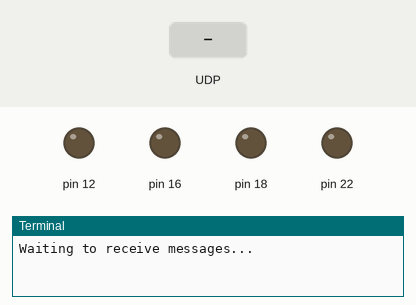
This program was run on a simulated Raspberry Pi (header pin numbers). Parts: output pins drawn as LEDs (lit = HIGH), the last lines printed to the terminal. The inputs (shaded band) are chosen by the test bench.

Above: at 1.2 s.
1.3 s: UDP packet "r" arrives
At 2.5 s:
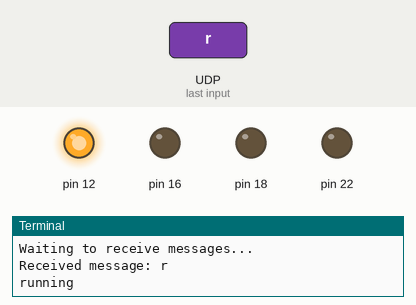
2.8 s: UDP packet "s" arrives
At 3.8 s:
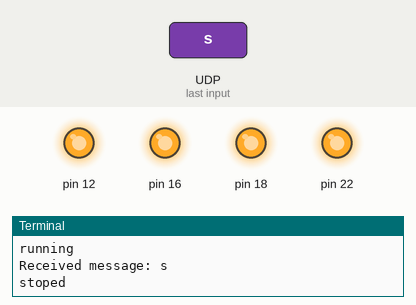
4.3 s: UDP packet "l" arrives
At 4.9 s:
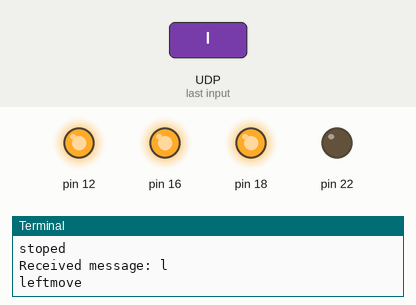
5.8 s: UDP packet "i" arrives
At 7.0 s:
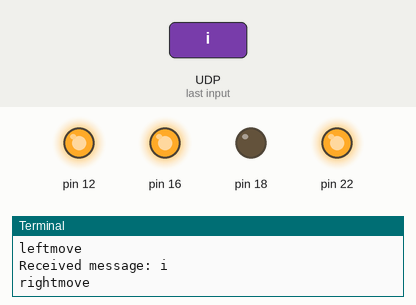
7.3 s: UDP packet "b" arrives
At 8.4 s:
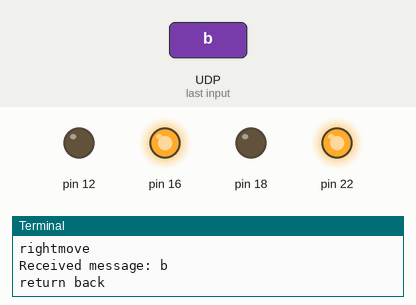
8.8 s: UDP packet "r" arrives
At 9.5 s:
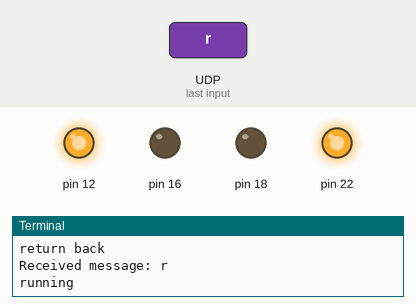
Timing chart, 0 to 11.3 s (numbered marks = the images above; inputs shaded):
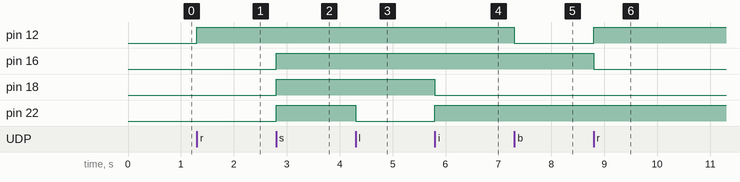

The program:

robot.py
```python
#author : gharsallaoui nader & rami selmi
#comment :
import os
from socket import * # fo socket
import RPi.GPIO as GPIO # to use gpio
import time


def marche():
    GPIO.setup(12, GPIO.OUT)
    GPIO.output(12,True)
    GPIO.setup(16, GPIO.OUT)
    GPIO.output(16,False)
    time.sleep(0.1)

    return
def back():
    GPIO.setup(12, GPIO.OUT)
    GPIO.output(12,False)
    GPIO.setup(16, GPIO.OUT)
    GPIO.output(16,True)
    time.sleep(0.1)
    return
def left():
    GPIO.setup(18, GPIO.OUT)
    GPIO.output(18,True)
    GPIO.setup(22, GPIO.OUT)
    GPIO.output(22,False)
    time.sleep(0.1)
    return
def right():
    GPIO.setup(22, GPIO.OUT)
    GPIO.output(22,True)
    GPIO.setup(18, GPIO.OUT)
    GPIO.output(18,False)
    time.sleep(0.1)
    return
def auto(pin):  #not ready yet
    GPIO.setup(12, GPIO.OUT)
    GPIO.output(12,True)
    GPIO.setup(16, GPIO.OUT)
    GPIO.output(16,False)
    time.sleep(0.1)
    return

def stop():
    GPIO.setup(12, GPIO.OUT)
    GPIO.output(12,True)
    GPIO.setup(16, GPIO.OUT)
    GPIO.output(16,True)
    GPIO.setup(18, GPIO.OUT)
    GPIO.output(18,True)
    GPIO.setup(22, GPIO.OUT)
    GPIO.output(22,True)
    time.sleep(0.1)
    return
GPIO.setmode(GPIO.BOARD)
GPIO.setup(12,GPIO.OUT) #set gpio 12,16,18,22 as outputs
GPIO.setup(16,GPIO.OUT)
GPIO.setup(18,GPIO.OUT)
GPIO.setup(22,GPIO.OUT)


host = ""
port = 13000
buf = 1024
addr = (host, port) #address "" to get all socket from any ip address
UDPSock = socket(AF_INET, SOCK_DGRAM) #
UDPSock.bind(addr)
print "Waiting to receive messages..."
while True:
    (data, addr) = UDPSock.recvfrom(buf)
    print "Received message: " + data
    if data == "r":
        print "running"
        marche()
    if data == "s":
        print "stoped"
        stop()
    if data == "l":
        print "leftmove"
        left()
    if data == "i":
        print "rightmove"
        right()
    if data == "b":
        print "return back"
        back()


    if data == "exit":
       break
GPIO.cleanup()
UDPSock.close()
os._exit(0)
```

Measured:
- after the input at 1.3 s, pin 12: LOW → HIGH at once
- after the input at 2.8 s, pin 16, pin 18, pin 22: LOW → HIGH at once
- after the input at 4.3 s, pin 22: HIGH → LOW at once
- after the input at 5.8 s, pin 18: HIGH → LOW at once; pin 22: LOW → HIGH at once
- after the input at 7.3 s, pin 12: HIGH → LOW at once
- after the input at 8.8 s, pin 12: LOW → HIGH at once; pin 16: HIGH → LOW at once
